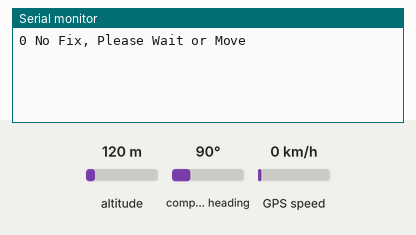
The sketch below on a simulated Arduino Uno, built with avr-gcc and run on an emulated ATmega328P. On the bench: the last lines printed to the serial monitor. The test bench sets the inputs (shaded band); at power-on: altitude 120 m, compass heading 90°, GPS speed 0 km/h. The GPS gets a fix after 3 s at 37.7749, -122.4194 with 8 satellites.

Above: at 2.2 s.
2.3 s: altitude set to 20 m
At 5.1 s:
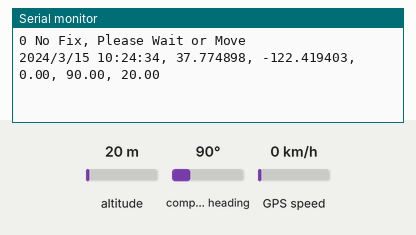
6.6 s: compass heading set to 7°
At 7.7 s:
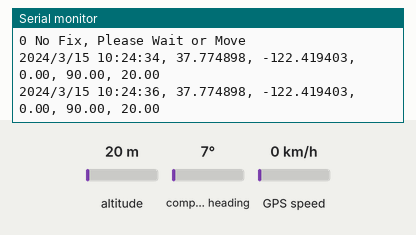
8.1 s: GPS speed set to 2 km/h
At 8.1 s:
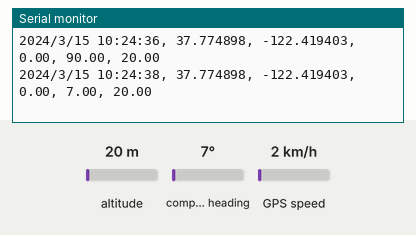
Timing chart, 0 to 11.1 s (numbered marks = the images above; inputs shaded):
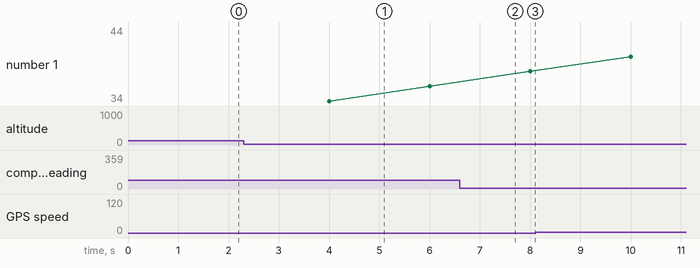

The sketch:

GPS_log_python.ino
```cpp
/* 2015/09/21
 *  ren ye
 *  log gps data by adafruit ultimate gps v3 MTK3329/3339 chip
 */

#include <Adafruit_GPS.h>
#include <SoftwareSerial.h>


// software serial
SoftwareSerial mySerial(10, 9); // Tx -> 10, Rx -> 9

Adafruit_GPS GPS(&mySerial); //initialize GPS


// Set GPSECHO to 'false' to turn off echoing the GPS data to the Serial console
// Set to 'true' if you want to debug and listen to the raw GPS sentences.
#define GPSECHO  false // no need to get raw data

// this keeps track of whether we're using the interrupt
// off by default!
boolean usingInterrupt = false;
void useInterrupt(boolean); // Func prototype keeps Arduino 0023 happy

void setup()
{
  // begin with 9600 baud rate
  Serial.begin(9600);
  // comment for python serial reading
  //Serial.println("Adafruit GPS library basic test!");

  // 9600 NMEA is the default baud rate for Adafruit MTK GPS's- some use 4800
  GPS.begin(9600);

  // uncomment this line to turn on RMC (recommended minimum) and GGA (fix data) including altitude
  GPS.sendCommand(PMTK_SET_NMEA_OUTPUT_RMCGGA);
  // uncomment this line to turn on only the "minimum recommended" data
  //GPS.sendCommand(PMTK_SET_NMEA_OUTPUT_RMCONLY);
  // For parsing data, we don't suggest using anything but either RMC only or RMC+GGA since
  // the parser doesn't care about other sentences at this time

  // Set the update rate
  GPS.sendCommand(PMTK_SET_NMEA_UPDATE_1HZ);   // 1 Hz update rate
  // For the parsing code to work nicely and have time to sort thru the data, and
  // print it out we don't suggest using anything higher than 1 Hz

  // Request updates on antenna status, comment out to keep quiet
  //GPS.sendCommand(PGCMD_ANTENNA);

  // the nice thing about this code is you can have a timer0 interrupt go off
  // every 1 millisecond, and read data from the GPS for you. that makes the
  // loop code a heck of a lot easier!
  useInterrupt(true);

  delay(1000);
  // Ask for firmware version, comment for python
  // mySerial.println(PMTK_Q_RELEASE);
}


// Interrupt is called once a millisecond, looks for any new GPS data, and stores it
SIGNAL(TIMER0_COMPA_vect) {
  char c = GPS.read();
  // if you want to debug, this is a good time to do it!
#ifdef UDR0
  if (GPSECHO)
    if (c) UDR0 = c;
    // writing direct to UDR0 is much much faster than Serial.print
    // but only one character can be written at a time.
#endif
}

void useInterrupt(boolean v) {
  if (v) {
    // Timer0 is already used for millis() - we'll just interrupt somewhere
    // in the middle and call the "Compare A" function above
    OCR0A = 0xAF;
    TIMSK0 |= _BV(OCIE0A);
    usingInterrupt = true;
  } else {
    // do not call the interrupt function COMPA anymore
    TIMSK0 &= ~_BV(OCIE0A);
    usingInterrupt = false;
  }
}

uint32_t timer = millis();
void loop()                     // run over and over again
{
  // in case you are not using the interrupt above, you'll
  // need to 'hand query' the GPS, not suggested :(
  if (! usingInterrupt) {
    // read data from the GPS in the 'main loop'
    char c = GPS.read();
    // if you want to debug, this is a good time to do it!
    //if (GPSECHO)
      //if (c) Serial.print(c);
  }

  // if a sentence is received, we can check the checksum, parse it...
  if (GPS.newNMEAreceived()) {
    // a tricky thing here is if we print the NMEA sentence, or data
    // we end up not listening and catching other sentences!
    // so be very wary if using OUTPUT_ALLDATA and trytng to print out data
    //Serial.println(GPS.lastNMEA());   // this also sets the newNMEAreceived() flag to false

    if (!GPS.parse(GPS.lastNMEA()))   // this also sets the newNMEAreceived() flag to false
      return;  // we can fail to parse a sentence in which case we should just wait for another
  }

  // if millis() or timer wraps around, we'll just reset it
  if (timer > millis())  timer = millis();

  // approximately every 2 seconds or so, print out the current stats
  if (millis() - timer > 2000) {
    timer = millis(); // reset the timer

    // comment for python
    /*
    Serial.print("\nTime: ");
    Serial.print(GPS.hour, DEC); Serial.print(':');
    Serial.print(GPS.minute, DEC); Serial.print(':');
    Serial.print(GPS.seconds, DEC); Serial.print('.');
    Serial.println(GPS.milliseconds);
    Serial.print("Date: ");
    Serial.print(GPS.day, DEC); Serial.print('/');
    Serial.print(GPS.month, DEC); Serial.print("/20");
    Serial.println(GPS.year, DEC);
    Serial.print("Fix: "); Serial.print((int)GPS.fix);
    Serial.print(" quality: "); Serial.println((int)GPS.fixquality);
    */
    if (GPS.fix) {
      // comment for python
      //Serial.print("\nDateTime: ");
      Serial.print("20");
      Serial.print(GPS.year, DEC);Serial.print('/');
      Serial.print(GPS.month, DEC);Serial.print('/');
      Serial.print(GPS.day, DEC);Serial.print(' ');
      Serial.print(GPS.hour, DEC); Serial.print(':');
      Serial.print(GPS.minute, DEC); Serial.print(':');
      Serial.print(GPS.seconds, DEC);
      //Serial.println(GPS.milliseconds);
      Serial.print(", ");
      // comment for python, no need this format
      //Serial.print("Location: ");
      //Serial.print(GPS.latitude, 4); Serial.print(GPS.lat);
      //Serial.print(", ");
      //Serial.print(GPS.longitude, 4); Serial.println(GPS.lon);
      // comment for python
      //Serial.print("Location (in degrees, works with Google Maps): ");
      Serial.print(GPS.latitudeDegrees, 6);
      Serial.print(", ");
      Serial.print(GPS.longitudeDegrees, 6);
      Serial.print(", ");
      // comment for python
      //Serial.print("Speed (knots): ");
      Serial.print(GPS.speed);
      Serial.print(", ");
      // comment for python
      //Serial.print("Angle: ");
      Serial.print(GPS.angle);
      Serial.print(", ");
      // comment for python
      //Serial.print("Altitude: ");
      Serial.println(GPS.altitude);
      //Serial.print(", ");
      // comment for python
      //Serial.print("Satellites: "); Serial.println((int)GPS.satellites);
    }
    else{
      Serial.print(int(GPS.fix));
      Serial.println(" No Fix, Please Wait or Move");
    }
  }
}
```

Measured:
- after the input at 2.3 s, the serial monitor: prints a new line after 1.7 s (image 1)
